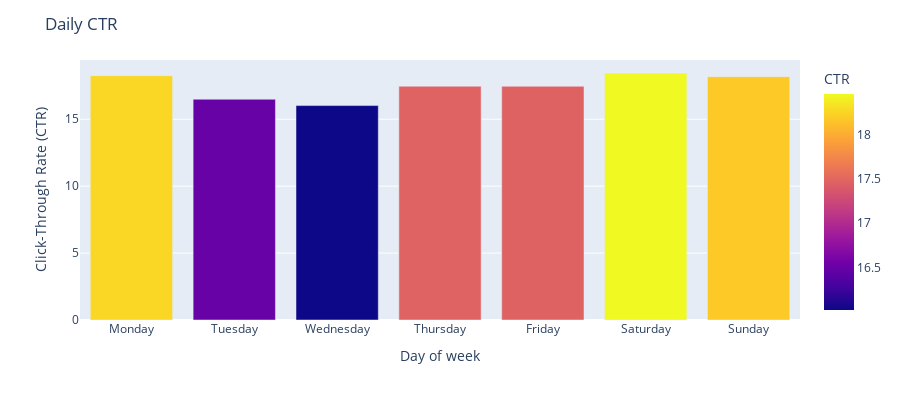

Notebook code for this chart:
### Code cell
fig = px.bar(daily_ctr, x='day_of_week', y='CTR',
             labels={"day_of_week": "Day"}, 
             color='CTR',
             height=400)

fig.update_layout(
    title = 'Daily CTR',
    xaxis_title = "Day of week",
    yaxis_title = "Click-Through Rate (CTR)",
    )
fig.show()

### Figure 1 — Plotly figure (JSON) as saved in the notebook; plotly's stock layout.template omitted (floating-point values rounded to 4 significant figures)
{"data": [{"alignmentgroup": "True", "hovertemplate": "Day=%{x}<br>CTR=%{marker.color}<extra></extra>", "legendgroup": "", "marker": {"color": [18.26, 16.49, 16.02, 17.47, 17.46, 18.45, 18.18], "coloraxis": "coloraxis"}, "name": "", "offsetgroup": "", "orientation": "v", "showlegend": false, "textposition": "auto", "type": "bar", "x": ["Monday", "Tuesday", "Wednesday", "Thursday", "Friday", "Saturday", "Sunday"], "xaxis": "x", "y": [18.26, 16.49, 16.02, 17.47, 17.46, 18.45, 18.18], "yaxis": "y"}], "layout": {"barmode": "relative", "coloraxis": {"colorbar": {"title": {"text": "CTR"}}, "colorscale": [[0, "#0d0887"], [0.1111, "#46039f"], [0.2222, "#7201a8"], [0.3333, "#9c179e"], [0.4444, "#bd3786"], [0.5556, "#d8576b"], [0.6667, "#ed7953"], [0.7778, "#fb9f3a"], [0.8889, "#fdca26"], [1, "#f0f921"]]}, "height": 400, "legend": {"tracegroupgap": 0}, "margin": {"t": 60}, "title": {"text": "Daily CTR"}, "xaxis": {"anchor": "y", "domain": [0, 1], "title": {"text": "Day of week"}}, "yaxis": {"anchor": "x", "domain": [0, 1], "title": {"text": "Click-Through Rate (CTR)"}}}}
